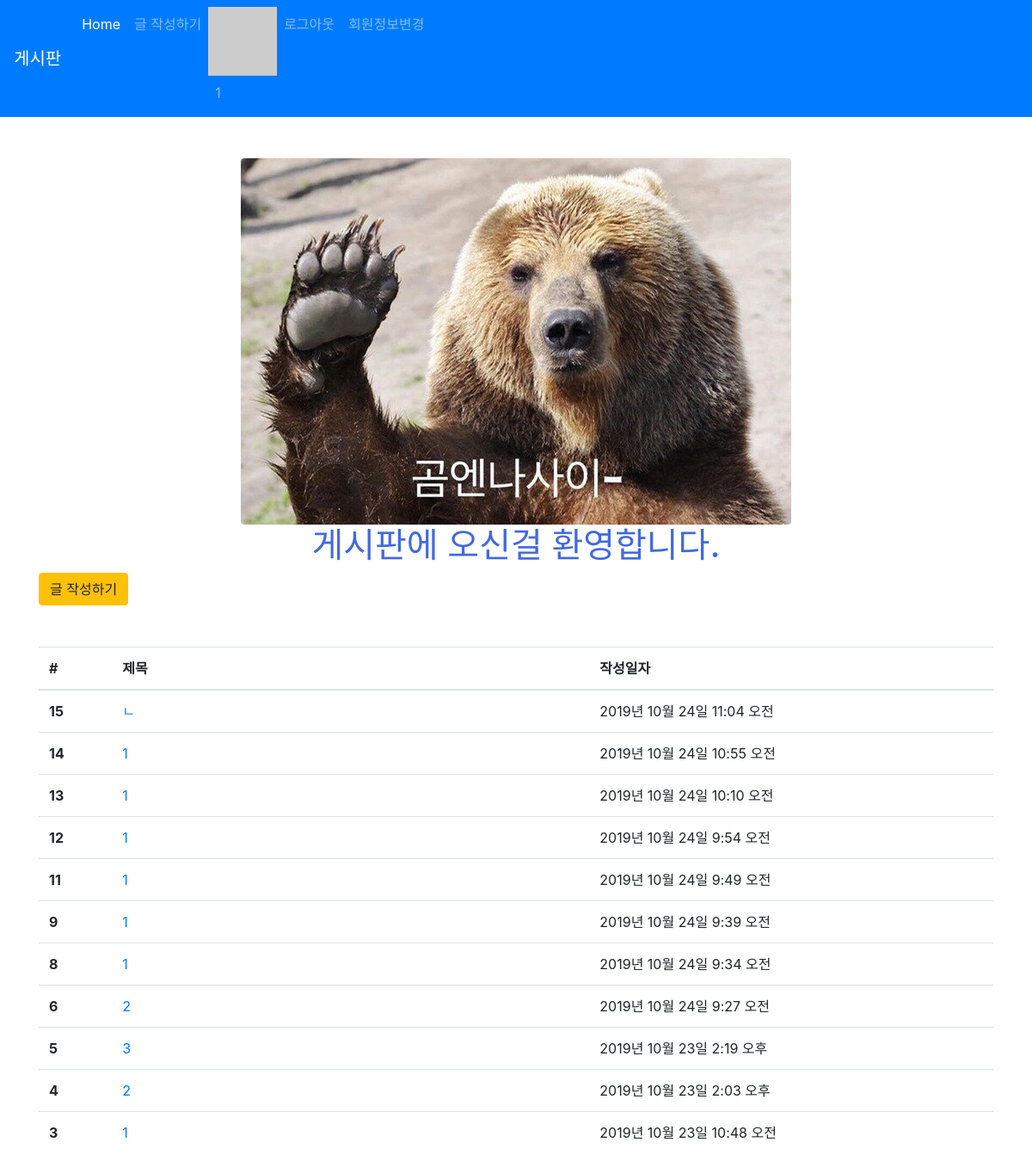
Screenshot of /articles/ (signed in) with the database file from the repository.
### accounts/models.py (models this page shows)
class User(AbstractUser):  # 확장 가능성을 위해 직접 만들어서 사용 권장
    followers = models.ManyToManyField(settings.AUTH_USER_MODEL, related_name='followings', blank=True)

### articles/models.py (models this page shows, shortened)
class Article(models.Model):
    title = models.CharField(max_length=10)
    content = models.TextField()
    image = models.ImageField(blank=True)
    image_thumbnail = ImageSpecField(
        processors=[ResizeToFill(300, 300)],   #
        format='JPEG',   # format 옵션
        options={'quality': 80}  # 압축 퀄리티
    )
    created_at = models.DateTimeField(auto_now_add=True)
    updated_at = models.DateTimeField(auto_now=True)
    user = models.ForeignKey(settings.AUTH_USER_MODEL, on_delete=models.CASCADE)  # 로그인된 User객체 저장
    like_users = models.ManyToManyField(settings.AUTH_USER_MODEL, related_name='like_articles', blank=True)
    hashtags = models.ManyToManyField(HashTag, related_name='articles', blank=True)

### articles/views.py (the view)
# urls.py: path('', views.index, name='index'),
def index(request):
    articles = Article.objects.order_by('-id')
    context = {
        'articles': articles
    }
    return render(request, 'articles/index.html', context)

### articles/templatetags/gravatar.py (called while the page is built)
@register.filter
def makehash(user):
    email = user.email
    social_user = user.socialaccount_set.all().first()
    if social_user:
        return social_user.extra_data.get('properties').get('profile_image')
    return 'https://www.gravatar.com/avatar/' + hashlib.md5(email.strip().lower().encode('utf-8')).hexdigest()

### articles/templates/articles/index.html (shortened to what this page needs)
{% extends 'articles/base.html' %}
{% load static %}
{% block css %}
<link rel="stylesheet" href="{% static 'articles/style.css' %}">
{% endblock %}
{% block body %}
  <img src="{% static 'articles/gom.jpg' %}" class="rounded mx-auto d-block" alt="">
  <h1 class="text-center title">게시판에 오신걸 환영합니다.</h1>
  {% if user.is_authenticated %}
  <a href="{% url 'articles:create' %}" class="btn btn-warning">글 작성하기</a>
  {% endif %}
  <table class="table mt-5">
    <thead>
      <tr>
        <th scope="col">#</th>
        <th scope="col">제목</th>
        <th scope="col">작성일자</th>
      </tr>
    </thead>
    <tbody>
      {% for article in articles %}
      <tr>
        <th scope="row">{{ article.id }}</th>
        <td>
          <a href="{% url 'articles:detail' article.pk %}">
              {{ article.title }}
          </a>
        </td>
        <td>{{ article.created_at }}</td>
      </tr>
      {% endfor %}
    </tbody>
  </table>
{% endblock %}

### articles/templates/_navbar.html (shortened to what this page needs)
<nav class="navbar navbar-expand-lg navbar-dark bg-primary">
    <a class="navbar-brand" href="/articles/">게시판</a>
    <div class="collapse navbar-collapse" id="navbarNav">
      <ul class="navbar-nav">
        <li class="nav-item active">
          <a class="nav-link" href="/articles/">Home <span class="sr-only">(current)</span></a>
        </li>
        {% if user.is_authenticated %}
        <li class="nav-item">
          <a class="nav-link" href="/articles/create/">글 작성하기</a>
        </li>
        {% else %}
        {% comment %} <li class="nav-item">
          <a class="nav-link disabled" href="/articles/create/">글 작성하기</a>
        </li> {% endcomment %}
        {% endif %}
        {% if user.is_authenticated %}
        <li class="nav-item">
          {% load gravatar %}
          <img src="{{ user|makehash }}" alt="">
          <a class="nav-link" href="{% url 'accounts:profile' user.pk %}">{{ user.username }} </a>
        </li>
        <li class="nav-item">
          <a class="nav-link" href="{% url "accounts:logout" %}">로그아웃 </a>
        </li>
        <li class="nav-item">
          <a class="nav-link" href="{% url "accounts:update" %}">회원정보변경 </a>
        </li>
        {% endif %}
      </ul>
    </div>
  </nav>

### articles/static/articles/style.css (style rules this page uses)
.title { color: royalblue; }

### articles/templates/articles/index.html (style rules this page uses)
tr > th:nth-of-type(2) { width: 50%; }

### rows the page displays
User: username "1"
Article: id "15", title "ㄴ", created_at "2019년 10월 24일 11:04 오전"
Article: id "14", title "1", created_at "2019년 10월 24일 10:55 오전"
Article: id "13", title "1", created_at "2019년 10월 24일 10:10 오전"
Article: id "12", title "1", created_at "2019년 10월 24일 9:54 오전"
Article: id "11", title "1", created_at "2019년 10월 24일 9:49 오전"
Article: id "9", title "1", created_at "2019년 10월 24일 9:39 오전"
Article: id "8", title "1", created_at "2019년 10월 24일 9:34 오전"
Article: id "6", title "2", created_at "2019년 10월 24일 9:27 오전"
Article: id "5", title "3", created_at "2019년 10월 23일 2:19 오후"
Article: id "4", title "2", created_at "2019년 10월 23일 2:03 오후"
Article: id "3", title "1", created_at "2019년 10월 23일 10:48 오전"
